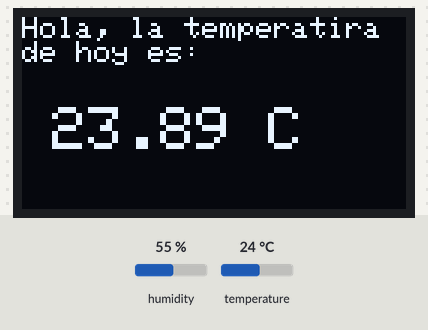
Simulated run of this sketch. Board: Arduino Uno, built with avr-gcc and run on an emulated ATmega328P. Parts: 128×64 one-colour display. The inputs (shaded band) are chosen by the test bench; at power-on: humidity 55 %, temperature 24 °C. What the sketch prints to the serial monitor is not drawn.

Above: at 2.9 s.
3.0 s: humidity set to 22 %
At 5.1 s:
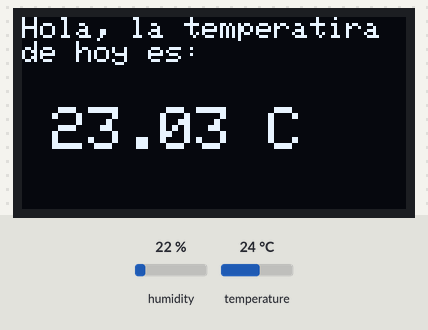
6.3 s: temperature set to 12 °C
At 7.8 s:
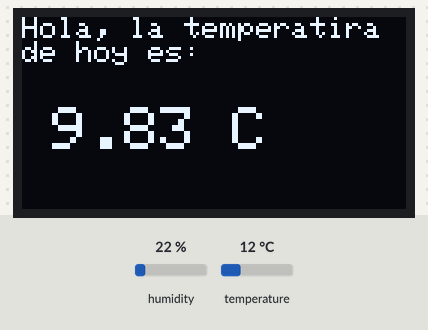
9.2 s: humidity set to 40 %
At 12.0 s:
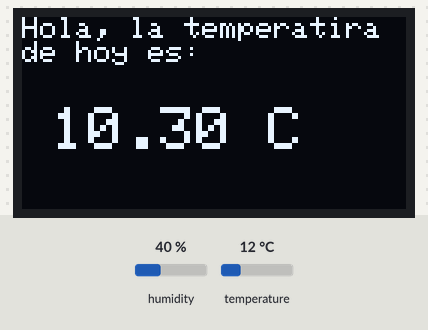
12.7 s: temperature set to 19 °C
At 14.7 s:
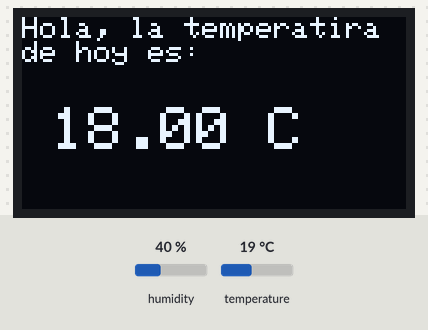
Timing chart, 0 to 16.2 s (numbered marks = the images above; inputs shaded):
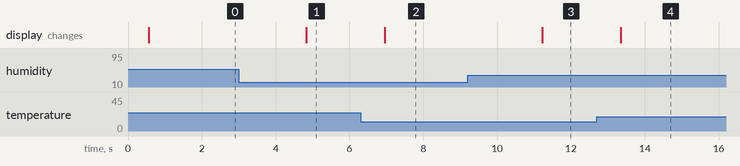

The sketch:

hilda_project_device_test.ino
```cpp
//TEMP SENSOR
#include "DHT.h"

//OLED
#include <Wire.h>
#include <Adafruit_GFX.h>
#include <Adafruit_SSD1306.h>

//TEMP SENSOR KIND & PIN
#define DHTPIN 3
#define DHTTYPE DHT22

//SIZE OLED
#define ANCHO 128
#define ALTO 64

//OLED SET
#define OLED_RESET 4
Adafruit_SSD1306 oled(ANCHO, ALTO, &Wire, OLED_RESET);

//SENSOR TEMP SET
DHT dht(DHTPIN, DHTTYPE);

void setup() {

  // SERIAL BEGIN
  Serial.begin(9600);

  // SENSOR DHT BEGIN
  dht.begin();

  // INIT BUS I2C
  Wire.begin();
  oled.begin(SSD1306_SWITCHCAPVCC, 0x3C);


}

float t;
float h;

void loop() {

  h = dht.readHumidity();
  t = dht.readTemperature();

  float hic = dht.computeHeatIndex(t,h, false);

  // Print in the serial Monitor
  Serial.println(hic);

  delay(500);

  oled.clearDisplay();
  oled.setTextColor(WHITE);
  oled.setCursor(0, 0);
  oled.setTextSize(1);
  oled.print("Hola, la temperatira de hoy es:");
  oled.setCursor (10, 30);
  oled.setTextSize(2);
  oled.print(hic);
  oled.print(" C");
  oled.display();
}
```

Measured:
- after the input at 3.0 s, the display: changes after 1.8 s (image 1)
- after the input at 6.3 s, the display: changes after 0.66 s (image 2)
- after the input at 9.2 s, the display: changes after 2.0 s (image 3)
- after the input at 12.7 s, the display: changes after 0.65 s (image 4)
